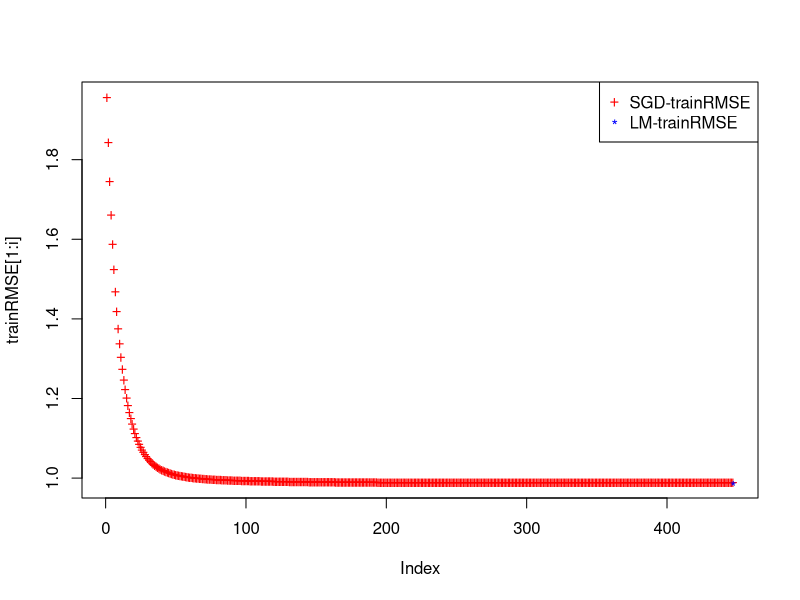
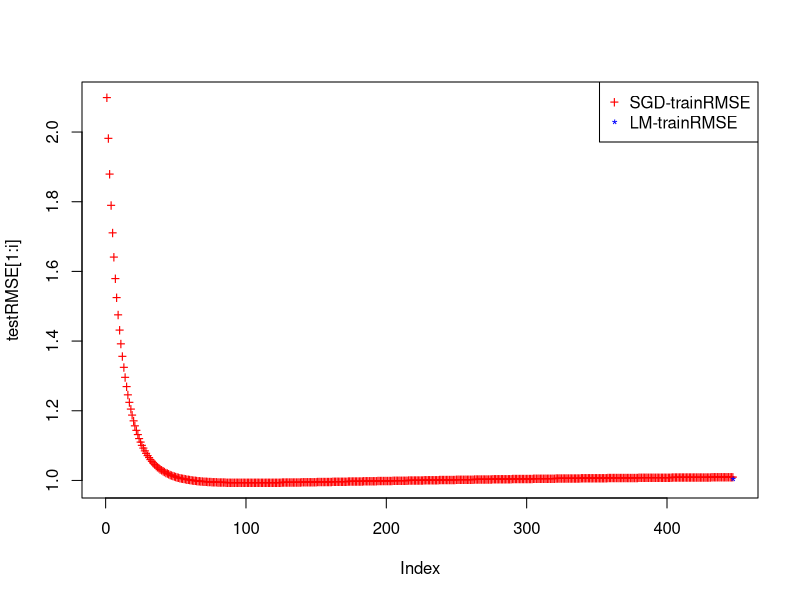
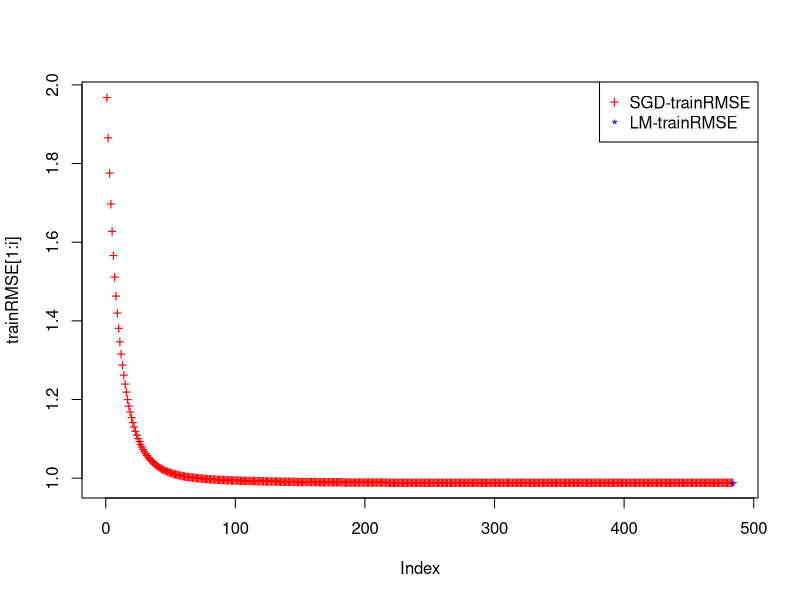
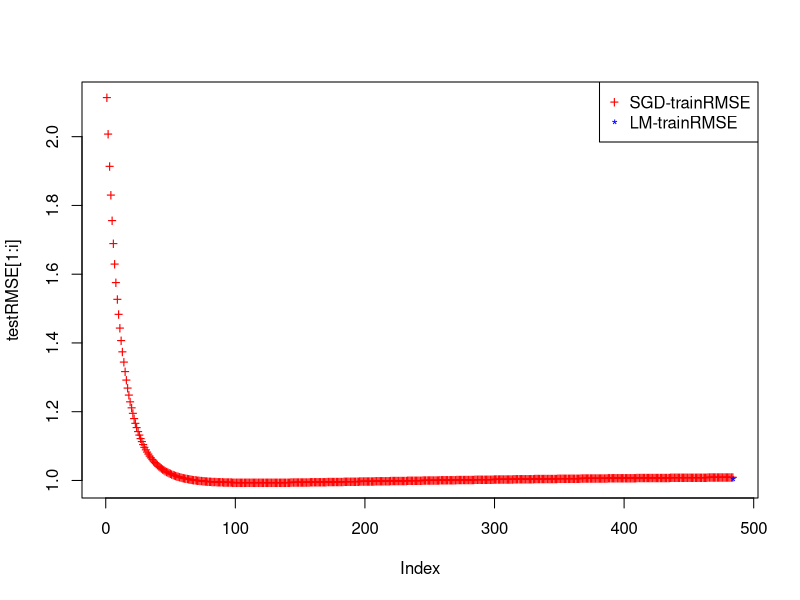
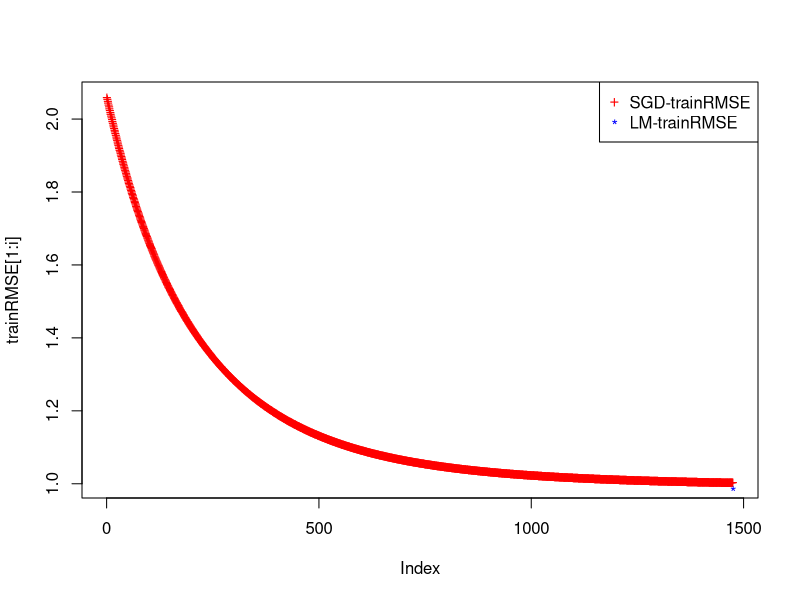
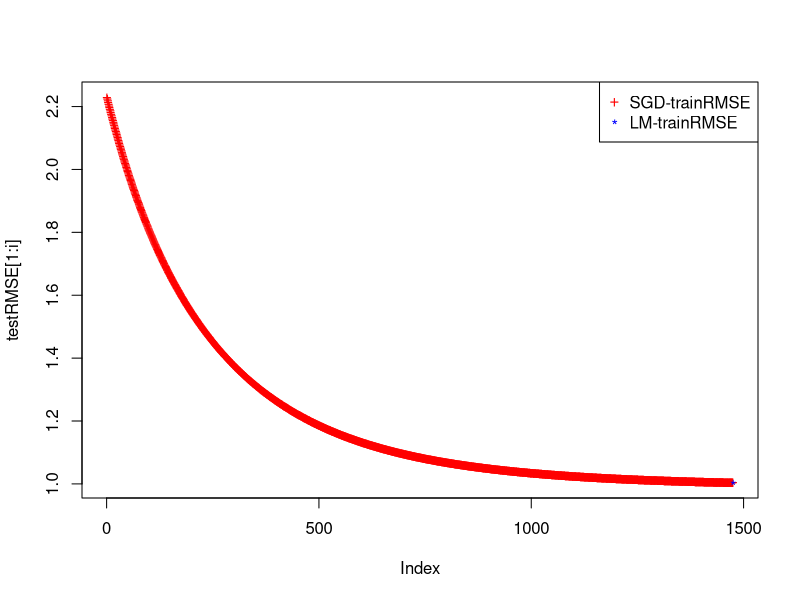

Write the R code that produced these figures, in order.
#load data
ff_train = read.csv("forestfire-train.csv", header = TRUE)
ff_test = read.csv("forestfire-test.csv", header = TRUE)

#center and scale data
pffTrain = scale(ff_train,center=TRUE,scale=TRUE)
pffTest =  scale(ff_test,center=TRUE,scale=TRUE)


#suggested method to center and scale data
#returns data frame
# use this line to convert to matrix

#mat = data.matrix(frm)

for(i in 1:ncol(ff_train)) {
     ff_train[,i] = (ff_train[,i]-mean(ff_train[,i]))/sd(ff_train[,i]);
 	}


for(i in 1:ncol(ff_test)) {
     ff_test[,i] = (ff_test[,i]-mean(ff_test[,i]))/sd(ff_test[,i]);
 	}




pffTrain_x = pffTrain[,-9];
pffTrain_y = pffTrain[,9];

pffTest_x = pffTest[,-9];
pffTest_y = pffTest[,9];

#there is some deviation between two methods - defering analysis for later time
#compare.reals = function(a,b,tolerance=1e-5) {
# 	abs(a-b) < tolerance
#}

#print(compare.reals(pffTrain_x,ff_train));

#SGD

# steps
# 1) start with random weight matrix W of dimension 9*1
# for each iteration of SGD do
# 2) find error
# 3) find delta
# 4) update weight matrix
# 5) store RMSE
#


calcRMSE = function(err) {
	#error = x %*% w - y;
	meanError = mean((err^2));
	return(sqrt(meanError));
}

#add intercept column
#pffTrain_x = cbind(1, pffTrain_x)


#num of iterations and learning rate
epochs = 1500 #some large count for array bound

rate = double(3);

rate[1] = 0.0065
rate[2] = 0.00575
rate[3] = 0.00025

er = double(nrow(pffTrain));
erTestLm = double(nrow(pffTest));

#LM 

lm_fit = lm(area~-1+FFMC+DMC+DC+ISI+temp+RH+wind+rain,data.frame(pffTrain))
print(summary(lm_fit))

er =pffTrain[,"area"] - predict(lm_fit, data.frame(pffTrain))
print("LM train RMSE")
print(sqrt(mean(er^2)))

#LM TEST RMSE
erTestLm =pffTest[,"area"] - predict(lm_fit, data.frame(pffTest))
print("LM test RMSE")
print(sqrt(mean(erTestLm^2)))


for(rateIndex in 1:3) {


w = matrix(0.5,nrow=ncol(pffTrain_x));
gradient = matrix(0.0,nrow=ncol(pffTrain_x));


error = double(nrow(pffTrain_x));
testError = double(nrow(pffTest_x));
trainRMSE = double(epochs);
testRMSE = double(epochs);




########################
# GRADIENT DESCENT

#for(i in 1:epochs) {
# 
#	error = pffTrain_x %*% w - pffTrain_y; 
#	trainRMSE[i] = calcRMSE(error);
#	temp =  t(pffTrain_x) %*% error/length(pffTrain_y);
#	gradient = rate * temp;
#	w = w - gradient;
#
#	#test RMSE
#	testError = pffTest_x %*% w - pffTest_y;
#	testRMSE[i] = calcRMSE(testError) ;
#	print(testRMSE[i]);
#
#}

##################	


delta = 1.0000;
prev_w = w;
i=0;


while(delta > 0.0001 ) {

	i=i+1;

	for(j in 1:nrow(pffTrain_x)) {


		Xj =  as.matrix(pffTrain_x[j,]);
		
		error[j] =  pffTrain_y[j] -  ( t(Xj) %*% w ); 

		for(k in 1:ncol(pffTrain_x)) {	
			gradient[k,1] = rate[rateIndex] *  error[j] * Xj[k] / j ;
			w[k,1] = w[k,1] + gradient[k,1];
		}
		
		

	}	
	
	trainRMSE[i] = calcRMSE(error);

	#test RMSE
	testError = pffTest_x %*% w - pffTest_y;
	testRMSE[i] = calcRMSE(testError) ;
	


	delta = max(abs(w - prev_w));
	prev_w = w;
	
}		

print("Total iterations:")
print(i);

print("w found:")
print(w);

print("Train RMSE")
print(trainRMSE[i]);

print("Test RMSE")
print(testRMSE[i]);

filename = paste(getwd(),"/trainRMSE-plot-",rate[rateIndex],".png",sep='');
png(filename);
plot(trainRMSE[1:i],col="red",pch="+");
points(i,sqrt(mean(er^2)),col="blue",pch="*");
legend("topright",legend=c("SGD-trainRMSE","LM-trainRMSE"),pch=c("+","*"),col=c("red","blue"));
dev.off();


filename = paste(getwd(),"/testRMSE-plot-",rate[rateIndex],".png",sep='');
png(filename);
plot(testRMSE[1:i],col="red",pch="+");
points(i,sqrt(mean(erTestLm^2)),col="blue",pch="*");
legend("topright",legend=c("SGD-trainRMSE","LM-trainRMSE"),pch=c("+","*"),col=c("red","blue"));
dev.off();

}


